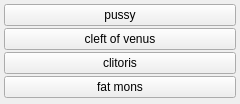
<?xml version="1.0" encoding="UTF-8"?>
<ui version="4.0">
 <class>body_parts_pussy_menu</class>
 <widget class="QWidget" name="body_parts_pussy_menu">
  <property name="geometry">
   <rect><x>0</x><y>0</y><width>240</width><height>104</height></rect>
  </property>
  <layout class="QGridLayout" name="grid">
   <property name="leftMargin"><number>4</number></property>
   <property name="topMargin"><number>4</number></property>
   <property name="rightMargin"><number>4</number></property>
   <property name="bottomMargin"><number>4</number></property>
   <property name="horizontalSpacing"><number>2</number></property>
   <property name="verticalSpacing"><number>2</number></property>
   <item row="0" column="0">
    <widget class="QPushButton" name="chk_pussy">
     <property name="checkable"><bool>true</bool></property>
     <property name="text"><string>pussy</string></property>
     <property name="tags" stdset="0"><string>pussy</string></property>
    </widget>
   </item>
   <item row="1" column="0">
    <widget class="QPushButton" name="chk_cleft_of_venus">
     <property name="checkable"><bool>true</bool></property>
     <property name="text"><string>cleft of venus</string></property>
     <property name="tags" stdset="0"><string>cleft of venus</string></property>
    </widget>
   </item>
   <item row="2" column="0">
    <widget class="QPushButton" name="chk_clitoris">
     <property name="checkable"><bool>true</bool></property>
     <property name="text"><string>clitoris</string></property>
     <property name="tags" stdset="0"><string>clitoris</string></property>
    </widget>
   </item>
   <item row="3" column="0">
    <widget class="QPushButton" name="chk_fat_mons">
     <property name="checkable"><bool>true</bool></property>
     <property name="text"><string>fat mons</string></property>
     <property name="tags" stdset="0"><string>fat mons</string></property>
    </widget>
   </item>
  </layout>
 </widget>
 <resources/>
 <connections/>
</ui>
